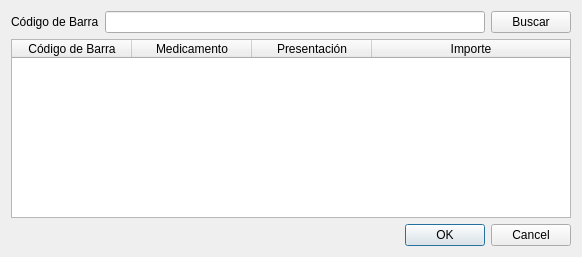
<?xml version="1.0" encoding="UTF-8"?>
<ui version="4.0">
 <class>vtnBajaProducto</class>
 <widget class="QWidget" name="vtnBajaProducto">
  <property name="geometry">
   <rect>
    <x>0</x>
    <y>0</y>
    <width>582</width>
    <height>257</height>
   </rect>
  </property>
  <property name="windowTitle">
   <string>Baja Producto</string>
  </property>
  <layout class="QVBoxLayout" name="verticalLayout">
   <item>
    <layout class="QGridLayout" name="gridLayout">
     <item row="0" column="1">
      <widget class="QLineEdit" name="lineEdit"/>
     </item>
     <item row="0" column="2">
      <widget class="QPushButton" name="pushButton">
       <property name="text">
        <string>Buscar</string>
       </property>
      </widget>
     </item>
     <item row="0" column="0">
      <widget class="QLabel" name="label">
       <property name="text">
        <string>Código de Barra</string>
       </property>
      </widget>
     </item>
     <item row="2" column="1" colspan="2">
      <widget class="QDialogButtonBox" name="buttonBox">
       <property name="standardButtons">
        <set>QDialogButtonBox::Cancel|QDialogButtonBox::Ok</set>
       </property>
      </widget>
     </item>
     <item row="1" column="0" colspan="3">
      <widget class="QTableWidget" name="tableWidget">
       <attribute name="horizontalHeaderDefaultSectionSize">
        <number>120</number>
       </attribute>
       <attribute name="horizontalHeaderStretchLastSection">
        <bool>true</bool>
       </attribute>
       <column>
        <property name="text">
         <string>Código de Barra</string>
        </property>
       </column>
       <column>
        <property name="text">
         <string>Medicamento</string>
        </property>
       </column>
       <column>
        <property name="text">
         <string>Presentación</string>
        </property>
       </column>
       <column>
        <property name="text">
         <string>Importe</string>
        </property>
       </column>
      </widget>
     </item>
    </layout>
   </item>
  </layout>
 </widget>
 <tabstops>
  <tabstop>lineEdit</tabstop>
  <tabstop>pushButton</tabstop>
  <tabstop>tableWidget</tabstop>
  <tabstop>buttonBox</tabstop>
 </tabstops>
 <resources/>
 <connections/>
</ui>
